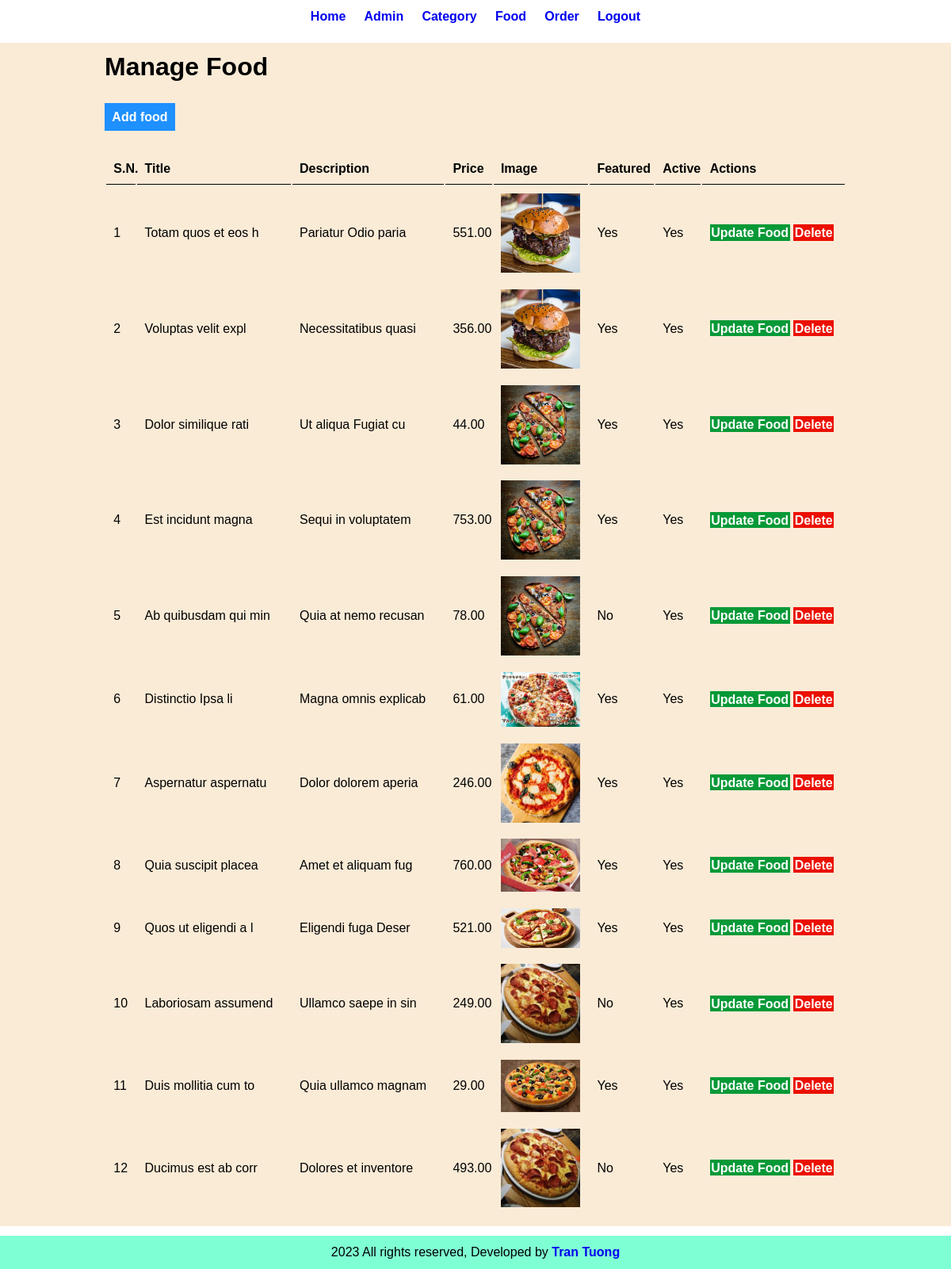
/backend/admin-food.php (signed in), run on the app's committed database.
### tables this page shows
CREATE TABLE `tbl_food` (
  `id` int(10) UNSIGNED NOT NULL,
  `title` varchar(100) NOT NULL,
  `description` text NOT NULL,
  `price` decimal(10,2) NOT NULL,
  `image_name` varchar(255) NOT NULL,
  `category_id` int(10) UNSIGNED NOT NULL,
  `featured` varchar(10) NOT NULL,
  `active` varchar(10) NOT NULL
);

### backend/admin-food.php (the view, shortened to what this page needs)
<?php
include("./components/header.php")
?>
<div class="main-content">
    <div class="wrapper">
        <h1>Manage Food</h1>
        <br />
        <br />
        <a href="<?php echo SITEURL.'add-food.php'?>" class="btn-primary">Add food</a>
        <br />
        <br />
        <br />
        <table class="tbl-full">
            <tr>
                <th>S.N.</th>
                <th>Title</th>
                <th>Description</th>
                <th>Price</th>
                <th>Image</th>
                <th>Featured</th>
                <th>Active</th>
                <th>Actions</th>
            </tr>
            <?php
                $sn = 1;
                $sqlSelect = "SELECT * FROM tbl_food";
                $res = mysqli_query($conn, $sqlSelect);
                if(mysqli_num_rows($res)>0){
                    while($row = mysqli_fetch_assoc($res)){
                        ?>
                            <tr>
                                <td><?php echo $sn++?></td>
                                <td><?php echo $row['title']?></td>
                                <td><?php echo $row['description']?></td>
                                <td><?php echo $row['price']?></td>
                                <td><img src="<?php echo "../frontend/images/foods/" . $row['image_name'] ?>" alt="" width="100px" height="auto" ></td>
                                <td><?php echo $row['featured']?></td>
                                <td><?php echo $row['active']?></td>
                                <td>
                                    <a href="<?php echo SITEURL . "update-food.php?id=" . $row['id']?>" class="btn-secondary">Update Food</a>
                                    <a href="<?php echo SITEURL . "delete-food.php?id=" . $row['id']?>" class="btn-danger">Delete</a>
                                </td>
                            </tr>
                        <?php
                    }
                }else{
                    echo '<tr> <td colspan="7" class="error">Food not Added yet. </td></tr>';
                }
            ?>
        </table>
    </div>
</div>
<?php
include("./components/footer.php")
?>

### backend/components/header.php (shortened to what this page needs)
<html>
    <head>
        <link rel="stylesheet" href="http://localhost/foodorder/frontend/css/backend.css">
    </head>
    <body>
        <div class="menu text-center">
            <div class="wrapper">
                <ul>
                    <li><a href="index.php">Home</a></li>
                    <li><a href="admin.php">Admin</a></li>
                    <li><a href="admin-category.php">Category</a></li>
                    <li><a href="admin-food.php">Food</a></li>
                    <li><a href="admin-order.php">Order</a></li>
                    <li><a href="logout.php">Logout</a></li>
                </ul>
            </div>
        </div>

### backend/components/footer.php
        <div class="footer">
            <div class="wrapper text-center">
                2023 All rights reserved, Developed by <a href="#">Tran Tuong</a>
            </div>
        </div>
    </body>
</html>

### frontend/css/backend.css (style rules this page uses)
* { margin: 0; padding: 0; box-sizing: border-box; font-family: Arial, Helvetica, sans-serif; }
a { text-decoration: none; font-weight: bold; }
.wrapper { padding: 1%; width: 80%; margin: 0 auto; }
.text-center { text-align: center; }
.menu ul { list-style-type: none; }
.menu ul li { display: inline; padding: 1%; }
.main-content { background-color: antiquewhite; margin: 1% 0; }
.tbl-full { width: 100%; }
table tr th { border-bottom: 1px solid black; padding: 1%; text-align: left; }
table tr td { padding: 1%; }
.btn-primary { background-color: #1e90ff; padding: 1%; color: white; text-decoration: none; font-weight: bold; border: none; }
.btn-secondary { background-color: #069937; padding: 1%; color: white; text-decoration: none; font-weight: bold; border: none; }
.btn-danger { background-color: #eb1000; padding: 1%; color: white; text-decoration: none; border: none; font-weight: bold; }
.footer { background-color: aquamarine; color: black; }

### data on the page
tbl_food: title "Totam quos et eos h", description "Pariatur Odio paria", price "551.00", image_name (picture), featured "Yes", active "Yes"
tbl_food: title "Voluptas velit expl", description "Necessitatibus quasi", price "356.00", image_name (picture), featured "Yes", active "Yes"
tbl_food: title "Dolor similique rati", description "Ut aliqua Fugiat cu", price "44.00", image_name (picture), featured "Yes", active "Yes"
tbl_food: title "Est incidunt magna", description "Sequi in voluptatem", price "753.00", image_name (picture), featured "Yes", active "Yes"
tbl_food: title "Ab quibusdam qui min", description "Quia at nemo recusan", price "78.00", image_name (picture), featured "No", active "Yes"
tbl_food: title "Distinctio Ipsa li", description "Magna omnis explicab", price "61.00", image_name (picture), featured "Yes", active "Yes"
tbl_food: title "Aspernatur aspernatu", description "Dolor dolorem aperia", price "246.00", image_name (picture), featured "Yes", active "Yes"
tbl_food: title "Quia suscipit placea", description "Amet et aliquam fug", price "760.00", image_name (picture), featured "Yes", active "Yes"
tbl_food: title "Quos ut eligendi a l", description "Eligendi fuga Deser", price "521.00", image_name (picture), featured "Yes", active "Yes"
tbl_food: title "Laboriosam assumend", description "Ullamco saepe in sin", price "249.00", image_name (picture), featured "No", active "Yes"
tbl_food: title "Duis mollitia cum to", description "Quia ullamco magnam", price "29.00", image_name (picture), featured "Yes", active "Yes"
tbl_food: title "Ducimus est ab corr", description "Dolores et inventore", price "493.00", image_name (picture), featured "No", active "Yes"
